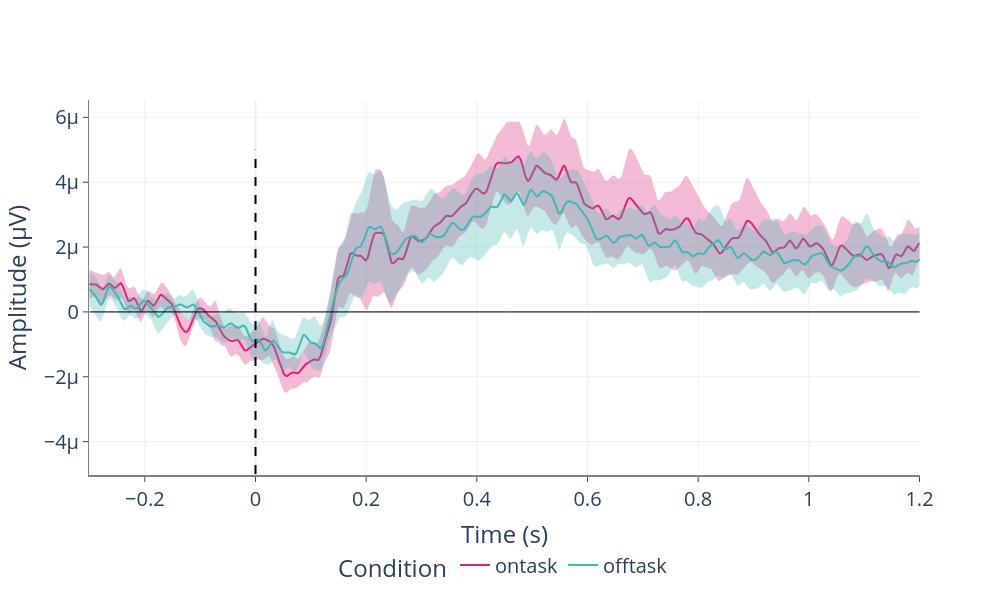

The cell this chart's notebook holds for it:
### Code cell
# Conditions of interest
conditions_of_interest = ['go/correct/ontask', 'go/correct/offtask']

# List of electrodes of interest (ROI)
posterior_roi = ['C3', 'Cz', 'C4', 'P3', 'Pz', 'P4']

plot_erp(participant_evokeds,conditions_of_interest, posterior_roi)

### Figure 1 — Plotly figure (JSON) as saved in the notebook; plotly's stock layout.template omitted (floating-point values rounded to 4 significant figures; data arrays with more than 128 entries replaced by an {"elided": "..."} marker saying what was removed)
{"data": [{"line": {"color": "#de237b", "dash": "solid"}, "mode": "lines", "name": "ontask", "type": "scatter", "x": {"elided": "1501 float values"}, "y": {"elided": "1501 float values"}}, {"fill": "toself", "fillcolor": "#de237b", "hoverinfo": "skip", "line": {"color": "rgba(255,255,255,0)"}, "opacity": 0.3, "showlegend": false, "type": "scatter", "x": {"elided": "3002 float values"}, "y": {"elided": "3002 float values"}}, {"line": {"color": "#42b9b2", "dash": "solid"}, "mode": "lines", "name": "offtask", "type": "scatter", "x": {"elided": "1501 float values"}, "y": {"elided": "1501 float values"}}, {"fill": "toself", "fillcolor": "#42b9b2", "hoverinfo": "skip", "line": {"color": "rgba(255,255,255,0)"}, "opacity": 0.3, "showlegend": false, "type": "scatter", "x": {"elided": "3002 float values"}, "y": {"elided": "3002 float values"}}], "layout": {"font": {"size": 20}, "height": 600, "legend": {"orientation": "h", "title": {"text": "Condition"}, "x": 0.5, "xanchor": "center", "y": -0.3, "yanchor": "bottom"}, "plot_bgcolor": "white", "shapes": [{"line": {"color": "black", "dash": "dash", "width": 2}, "type": "line", "x0": 0, "x1": 0, "y0": -5e-06, "y1": 5e-06}, {"line": {"color": "black", "width": 1}, "type": "line", "x0": -0.3, "x1": 1.2, "y0": 0, "y1": 0}], "width": 1000, "xaxis": {"linecolor": "gray", "linewidth": 2, "showline": true, "ticks": "outside", "title": {"text": "Time (s)"}}, "yaxis": {"linecolor": "gray", "linewidth": 1, "showline": true, "ticks": "outside", "title": {"text": "Amplitude (µV)"}}}}
